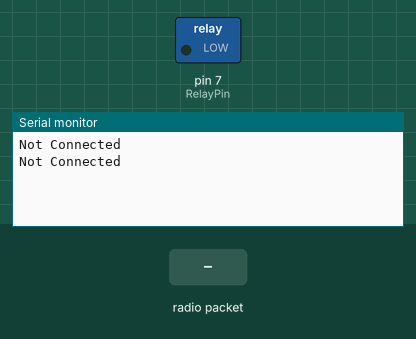
This sketch was run on a simulated Arduino Uno, built with avr-gcc and run on an emulated ATmega328P. Parts: switched loads named in the sketch (green lamp = pin HIGH), the last lines printed to the serial monitor. The inputs (shaded band) are chosen by the test bench. No radio packets arrive unless stated.

Above: at 4.8 s.
4.9 s: radio packet "truth 1" arrives
At 8.13 s:
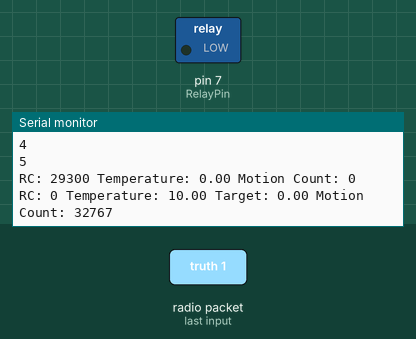
At 8.9 s:
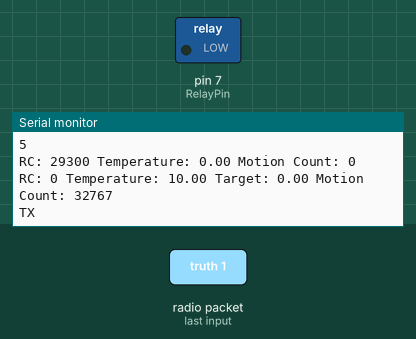
Timing chart, 0 to 10.4 s (numbered marks = the images above; inputs shaded):
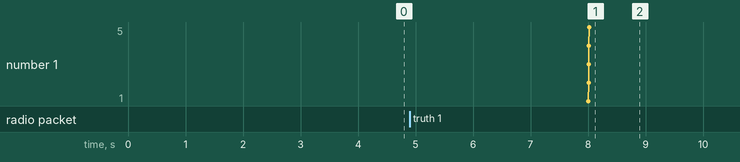

The sketch:

Receiver.ino
```cpp
#include "nRF24L01.h" // NRF24L01 library created by TMRh20 https://github.com/TMRh20/RF24
#include "RF24.h"
#include "SPI.h"

typedef struct {
  int RC_no;
  float Temperature;
  float Target;
  int Motion_no; // time count since last detection (no x 8 sec)
} Data;

int RelayPin = 7;

Data data[6] = {0, 10.0, 0.0, -1}; // Used to store value received by the NRF24L01
Data control = {0, 10.0, 0.0, 32767};

int Send = 1;
String RC = "RC: ";
String Temp = " Temperature: ";
String Target = " Target: ";
String Motion = " Motion Count: ";
String out;
String controlled;

RF24 radio(9, 10); // NRF24L01 used SPI pins + Pin 9 and 10 on the UNO

const uint64_t rAddress[] = {0x7878787878LL, 0xB3B4B5B6F1LL, 0xB3B4B5B6CDLL, 0xB3B4B5B6A3LL, 0xB3B4B5B60FLL, 0xB3B4B5B605LL };

const uint64_t address_1 = rAddress[1]; // Needs to be the same for communicating between 2 NRF24L01
const uint64_t address_2 = rAddress[2]; // Needs to be the same for communicating between 2 NRF24L01
//const byte address_3[6] = "00003"; // Needs to be the same for communicating between 2 NRF24L01
const uint64_t address_out = rAddress[0];

void setup(void) {
  Serial.begin(9600);
  pinMode(RelayPin, OUTPUT);
  radio.begin(); // Start the NRF24L01
  radio.setChannel(108);
  radio.setPALevel(RF24_PA_HIGH);
  radio.setDataRate(RF24_250KBPS);
  radio.openReadingPipe(1, address_1); // Get NRF24L01 ready to receive
  radio.openReadingPipe(2, address_2); // Get NRF24L01 ready to receive
  //radio.openReadingPipe(3, address_3); // Get NRF24L01 ready to receive
  radio.openWritingPipe(address_out);

  radio.startListening(); // Listen to see if information received

}

void loop(void) {
  //radio.startListening();
  if (radio.available())
  {
    radio.read(&data[0], sizeof(data[0])); // Read information from the NRF24L01
    out = RC + data[0].RC_no + Temp + data[0].Temperature + Motion + data[0].Motion_no;

    for (int i = 0; i < 5; i += 1) // on count 1 to 5
    {
      if (i + 1 == data[0].RC_no)
      {
        data[i + 1] = data[0];

        /* controlled temp zone selector */
        if (((data[i + 1].Motion_no > -1) && (data[i + 1].RC_no != control.RC_no)) && (control.Motion_no > (data[i + 1].Motion_no + 15))) // if data valid and isnt the current tx and current zone larger than buffer
        {
          control = data[i + 1];
          Serial.print("Data in ");
        }
        else if (data[i + 1].RC_no == control.RC_no)
        {
          control = data[i + 1];
          Serial.print("Data in ");
        }
        //if (data[i + 1].Motion_no > -1) {Serial.println("truth 1");}
        //if (data[i + 1].RC_no != control.RC_no) {Serial.println("truth 2");}
        //if (control.Motion_no > (data[i + 1].Motion_no + 15)) {Serial.println("truth 3");}
      }
      Serial.println(i + 1);
    }


    if (control.Temperature - 1 < control.Target)
    {
      digitalWrite(RelayPin, HIGH);
    }
    else if (control.Temperature >= control.Target + 1.0)
    {
      digitalWrite(RelayPin, LOW);
    }

    Serial.println(out);
    controlled = RC + control.RC_no + Temp + control.Temperature + Target + control.Target + Motion + control.Motion_no;
    Serial.println(controlled);

    if (control.Motion_no == 0)
    {
      delay(250);
    }
    else if (control.Motion_no > round(16 / 4))
    {
      Serial.println("TX");
      radio.stopListening();
      radio.write(&Send, sizeof(Send));
      delay(250);
      radio.write(&Send, sizeof(Send));
      delay(250);
      radio.write(&Send, sizeof(Send));
      delay(250);
      radio.startListening();
    }
    else
    {
      Serial.println("away");
      delay(250);
    }

    delay(4000);
  }
  else
  {
    Serial.println("Not Connected");
    control = {0, 10.0, 0.0, 32767};
    digitalWrite(RelayPin, LOW);
    delay(4000);
  }


}
```

Measured:
- after the input at 4.9 s, the serial monitor: prints a new line after 3.1 s (image 1)
